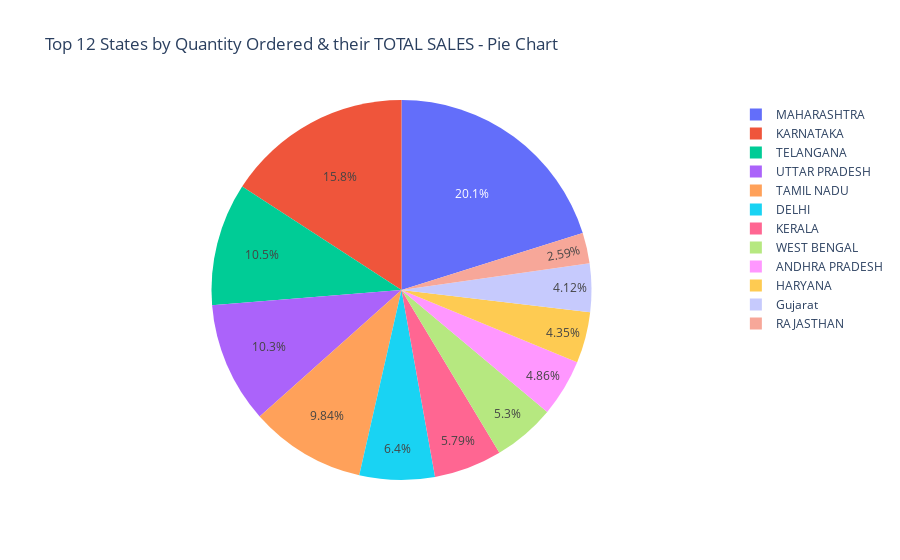

Source (notebook cell):
### Code cell
import plotly.express as px

# Assuming you have the statewise_summary DataFrame with the required data
top_12_states_by_quantity = statewise_summary.head(12)

fig = px.pie(top_12_states_by_quantity, names='state', values='Total Order Amount (INR)',
             title='Top 12 States by Quantity Ordered & their TOTAL SALES - Pie Chart', labels={'Total Order Amount (INR)': 'Total Sales (INR)'})

fig.show()

### Figure 1 — Plotly figure (JSON) as saved in the notebook; plotly's stock layout.template omitted (floating-point values rounded to 4 significant figures)
{"data": [{"domain": {"x": [0, 1], "y": [0, 1]}, "hovertemplate": "state=%{label}<br>Total Sales (INR)=%{value}<extra></extra>", "labels": ["MAHARASHTRA", "KARNATAKA", "TAMIL NADU", "TELANGANA", "UTTAR PRADESH", "DELHI", "KERALA", "WEST BENGAL", "ANDHRA PRADESH", "Gujarat", "HARYANA", "RAJASTHAN"], "legendgroup": "", "name": "", "showlegend": true, "type": "pie", "values": [13340000.0, 10480000.0, 6516000.0, 6917000.0, 6817000.0, 4235217, 3830000.0, 3508000.0, 3220000.0, 2729000.0, 2882000.0, 1717000.0]}], "layout": {"legend": {"tracegroupgap": 0}, "title": {"text": "Top 12 States by Quantity Ordered & their TOTAL SALES - Pie Chart"}}}
